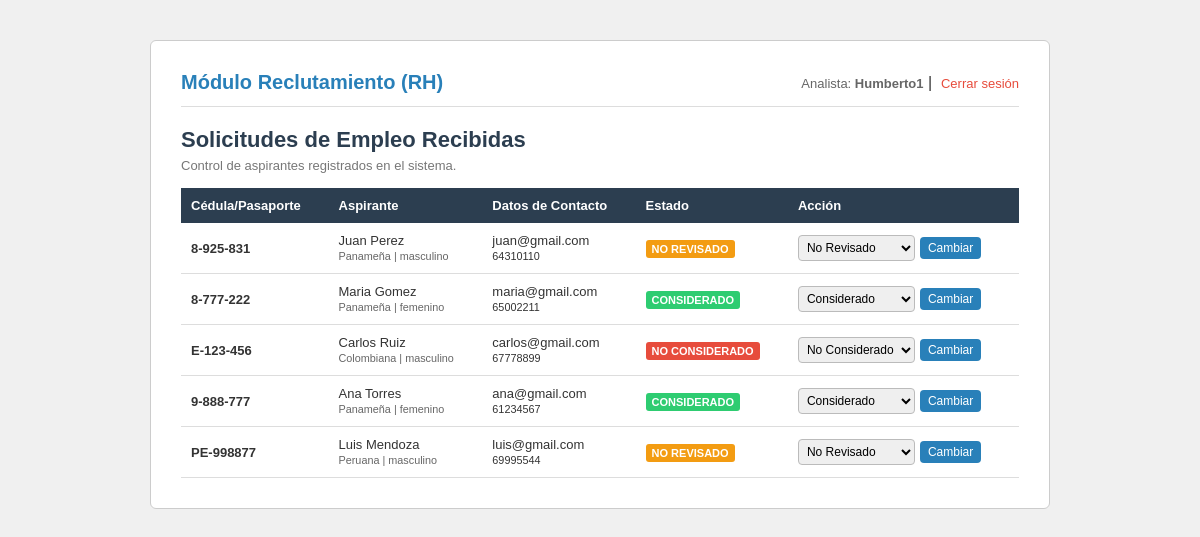
The app's page /dashboard_rh.php (signed in) with its own data.
### tables this page shows
CREATE TABLE IF NOT EXISTS aspirantes (
    id INT AUTO_INCREMENT PRIMARY KEY,
    usuario_id INT NOT NULL UNIQUE,
    cedula_pasaporte VARCHAR(50) NULL,
    nombre VARCHAR(100) NULL,
    apellido VARCHAR(100) NULL,
    estado_civil VARCHAR(50) NULL,
    genero ENUM('masculino', 'femenino') NULL,  
    tipo_sangre VARCHAR(10) NULL,
    fecha_nacimiento DATE NULL,
    nacionalidad VARCHAR(80) NULL,
    telefono VARCHAR(30) NULL,
    residencia TEXT NULL,
    correo_electronico VARCHAR(150) NULL,
    estado ENUM('no considerado', 'no revisado', 'considerado') NOT NULL DEFAULT 'no revisado',
    updated_at TIMESTAMP DEFAULT CURRENT_TIMESTAMP ON UPDATE CURRENT_TIMESTAMP,
    FOREIGN KEY (usuario_id) REFERENCES usuarios(id) ON DELETE CASCADE
);

### config.php (called while the page is built, shortened)
<?php
function limpiar(?string $valor): string {
    return htmlspecialchars(trim($valor), ENT_QUOTES, 'UTF-8');
}

### dashboard_rh.php (the view, shortened to what this page needs)
<?php
require_once 'config.php';
$pdo = getDB();
$solicitudes = $pdo->query('SELECT * FROM aspirantes ORDER BY updated_at DESC')->fetchAll();
?>
<!DOCTYPE html>
<html lang="es">
<head>
<link rel="stylesheet" href="estilo.css">
</head>
<body>
<div class="contenedor-ancho" style="max-width:900px;">
    <div class="topbar">
        <span class="logo" style="margin-bottom:0;"> Módulo Reclutamiento (RH)</span>
        <div>
            <span class="usuario">Analista: <strong><?= limpiar($_SESSION['usuario_nombre']) ?></strong></span>&nbsp;|&nbsp;
            <a class="logout" href="logout.php">Cerrar sesión</a>
        </div>
    </div>
    <h1>Solicitudes de Empleo Recibidas</h1>
    <p style="font-size:13px;color:#777;">Control de aspirantes registrados en el sistema.</p>
    <table class="tabla-gestion">
        <thead>
            <tr>
                <th>Cédula/Pasaporte</th>
                <th>Aspirante</th>
                <th>Datos de Contacto</th>
                <th>Estado</th>
                <th>Acción</th>
            </tr>
        </thead>
        <tbody>
            <?php if (empty($solicitudes)): ?>
                <tr><td colspan="5" style="text-align:center; color:#999;">Ningún aspirante se ha registrado aún.</td></tr>
            <?php else: ?>
                <?php foreach ($solicitudes as $sol):
                    $clase_badge = str_replace(' ', '_', $sol['estado']);
                ?>
                <tr>
                    <td><strong><?= limpiar($sol['cedula_pasaporte']) ?></strong></td>
                    <td><?= limpiar($sol['nombre'] . ' ' . $sol['apellido']) ?><br><small style="color:#666;"><?= limpiar($sol['nacionalidad']) ?> | <?= limpiar($sol['genero']) ?></small></td>
                    <td><?= limpiar($sol['correo_electronico']) ?><br><small><?= limpiar($sol['telefono']) ?></small></td>
                    <td><span class="badge-estado status-<?= $clase_badge ?>"><?= limpiar($sol['estado']) ?></span></td>
                    <td>
                        <form method="POST" action="dashboard_rh.php" style="display:inline-flex; gap:5px; align-items:center;">
                            <select name="cambio_estado" class="cambio-estado-select" required>
                                <option value="no revisado" <?= $sol['estado'] === 'no revisado' ? 'selected' : '' ?>>No Revisado</option>
                                <option value="considerado" <?= $sol['estado'] === 'considerado' ? 'selected' : '' ?>>Considerado</option>
                                <option value="no considerado" <?= $sol['estado'] === 'no considerado' ? 'selected' : '' ?>>No Considerado</option>
                            </select>
                            <button type="submit" class="btn" style="padding:4px 8px; font-size:12px;">Cambiar</button>
                        </form>
                    </td>
                </tr>
                <?php endforeach; ?>
            <?php endif; ?>
        </tbody>
    </table>
</div>
</body>
</html>

### estilo.css (style rules this page uses)
* { box-sizing: border-box; margin: 0; padding: 0; }
body { font-family: Arial, sans-serif; background-color: #f0f0f0; color: #333; }
.contenedor-ancho { max-width: 700px; margin: 40px auto; background: #fff; padding: 30px; border: 1px solid #ccc; border-radius: 6px; }
h1 { font-size: 22px; margin-bottom: 5px; color: #2c3e50; }
.logo { font-size: 20px; font-weight: bold; color: #2980b9; margin-bottom: 20px; display: block; }
input[type="text"], input[type="password"], input[type="date"], select, textarea { width: 100%; padding: 8px 10px; border: 1px solid #bbb; border-radius: 4px; font-size: 14px; margin-bottom: 14px; font-family: Arial, sans-serif; }
.btn { display: inline-block; background-color: #2980b9; color: #fff; border: none; padding: 10px 20px; border-radius: 4px; font-size: 14px; cursor: pointer; text-decoration: none; font-family: Arial, sans-serif; }
.topbar { display: flex; justify-content: space-between; align-items: center; margin-bottom: 20px; padding-bottom: 12px; border-bottom: 1px solid #ddd; }
.topbar .usuario { font-size: 13px; color: #666; }
.topbar .logout { color: #e74c3c; font-size: 13px; text-decoration: none; }

### dashboard_rh.php (style rules this page uses)
.tabla-gestion { width:100%; border-collapse:collapse; margin-top:15px; font-size:13px; }
.tabla-gestion th { background:#2c3e50; color:#fff; padding:10px; text-align:left; }
.tabla-gestion td { padding:10px; border-bottom:1px solid #ddd; }
.cambio-estado-select { width:auto; display:inline-block; padding:4px; margin-bottom:0; font-size:12px; }
.badge-estado { padding:3px 6px; border-radius:3px; font-weight:bold; font-size:11px; text-transform:uppercase; }
.status-no_revisado { background:#f39c12; color:#fff; }
.status-considerado { background:#2ecc71; color:#fff; }
.status-no_considerado { background:#e74c3c; color:#fff; }

### records on screen
aspirantes: cedula_pasaporte "8-925-831", limpiar($sol['nombre'] . ' ' . $sol['apellido']) "Juan Perez", nacionalidad "Panameña", genero "masculino", correo_electronico "juan@gmail.com", telefono "64310110", estado "NO REVISADO", cambio_estado "No Revisado"
aspirantes: cedula_pasaporte "8-777-222", limpiar($sol['nombre'] . ' ' . $sol['apellido']) "Maria Gomez", nacionalidad "Panameña", genero "femenino", correo_electronico "maria@gmail.com", telefono "65002211", estado "CONSIDERADO", cambio_estado "Considerado"
aspirantes: cedula_pasaporte "E-123-456", limpiar($sol['nombre'] . ' ' . $sol['apellido']) "Carlos Ruiz", nacionalidad "Colombiana", genero "masculino", correo_electronico "carlos@gmail.com", telefono "67778899", estado "NO CONSIDERADO", cambio_estado "No Considerado"
aspirantes: cedula_pasaporte "9-888-777", limpiar($sol['nombre'] . ' ' . $sol['apellido']) "Ana Torres", nacionalidad "Panameña", genero "femenino", correo_electronico "ana@gmail.com", telefono "61234567", estado "CONSIDERADO", cambio_estado "Considerado"
aspirantes: cedula_pasaporte "PE-998877", limpiar($sol['nombre'] . ' ' . $sol['apellido']) "Luis Mendoza", nacionalidad "Peruana", genero "masculino", correo_electronico "luis@gmail.com", telefono "69995544", estado "NO REVISADO", cambio_estado "No Revisado"

### other values on screen
limpiar($_SESSION['usuario_nombre']) "Humberto1"
